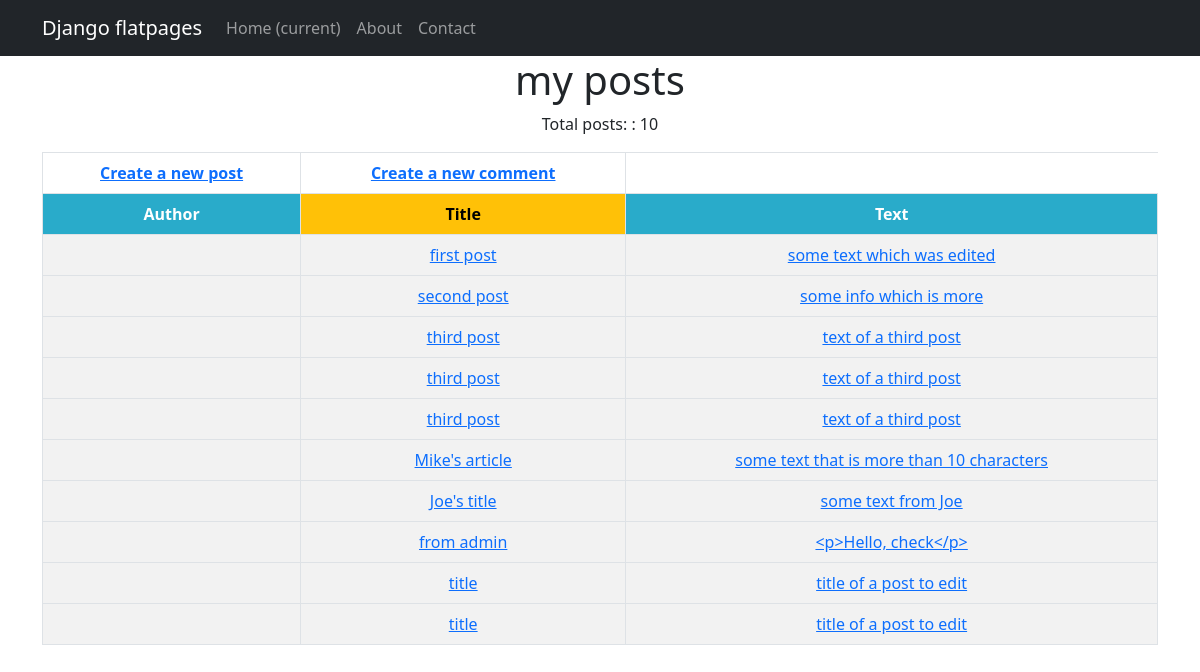
/bboard/, run on an earlier commit of the app's database.
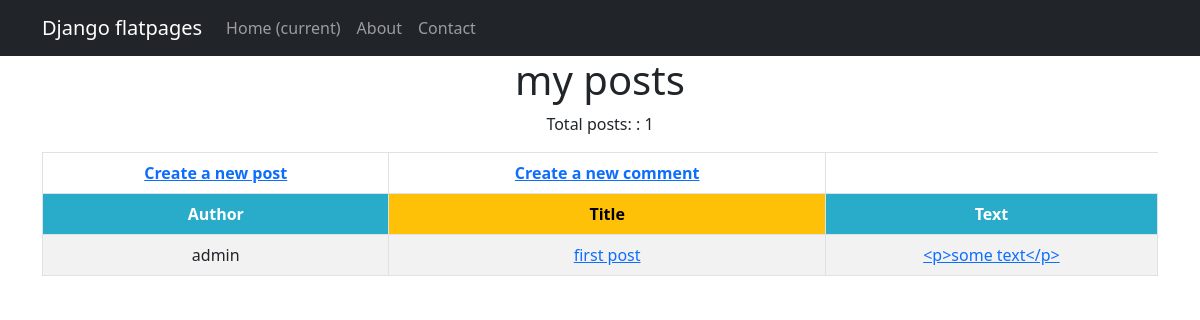
And on a later commit of the database.
### bboard/models.py (models this page shows, shortened)
class Post(models.Model):
    author = models.ForeignKey(Author, on_delete=models.CASCADE)
    title = models.CharField(max_length=255)
    text = RichTextField()
    category = models.ForeignKey('Category', on_delete=models.CASCADE)
    date = models.DateTimeField(auto_now_add=True)
    image = models.ImageField(upload_to='image/', blank=True)

class Author(models.Model):
    user = models.OneToOneField(User, on_delete=models.CASCADE)
    def __str__(self):
        return str(self.user)

### bboard/views.py (the view)
# urls.py: path('', PostList.as_view(), name='post_list'),
class PostList(ListView):
    model = Post
    template_name = 'posts.html'
    context_object_name = 'posts'

### templates/posts.html
{% extends 'flatpages/default.html' %}
{% block content %}
<h1>my posts</h1>
<p>{{ 'Total posts:' }} : {{posts | length}}</p>
  {% if posts %}
<table class="table table-bordered table-striped table-hover">
    <thead>
        <tr>
            <th><a href="{% url 'bboard:post_add' %}">Create a new post</a></th>
            <th><a href="{% url 'bboard:comment_add'   %}">Create a new comment</a></th>
        </tr>
        <tr>
            <th style="background-color: #29ABCA; color: #ffffff;">{{ 'Author' }}</th>
            <th style="background-color: #FFC107; color: #000000;">{{ 'Title' }}</th>
            <th style="background-color: #29ABCA; color: #ffffff;">{{ 'Text' }}</th>
        </tr>
    </thead>
    {% for post in posts %}
      <tbody>
        <tr>
            <td>{{ post.author }}</td>
            <td><a href="{% url 'bboard:post_detail' post.id %}">{{ post.title }}</a></td>
            <td><a href="{% url 'bboard:post_edit' post.id %}">{{ post.text }}</a></td>
        </tr>
    </tbody>
    {% endfor %}
</table>
  {% else %}
   <th><a href="{% url 'bboard:post_add' %}">Create a new post</a></th>
   <h2> No posts! </h2>
  {% endif %}
{% endblock content %}

### templates/flatpages/default.html (shortened to what this page needs)
<!DOCTYPE html>
<html lang="en">
    <head>
        {% load static %}
        <link href="{% static 'css/styles.css' %}" rel="stylesheet" />
    </head>
    <body>
        <nav class="navbar navbar-expand-lg navbar-dark bg-dark static-top">
   <div class="container">
       <a class="navbar-brand" href="#">Django flatpages</a>
       <div class="collapse navbar-collapse" id="navbarResponsive">
           <ul class="navbar-nav ml-auto">
               <li class="nav-item active">
                   <a class="nav-link" href="/bboard/">Home
                       <span class="sr-only">(current)</span>
                   </a>
               </li>
               <li class="nav-item">
                   <a class="nav-link" href="/about/">About</a>
               </li>
               <li class="nav-item">
                   <a class="nav-link" href="/contacts/">Contact</a>
               </li>
               <li class="nav-item">
                   <a class="nav-link" href="/">{{ request.user.username }}</a>
               </li>
           </ul>
       </div>
   </div>
</nav>
        <div class="container">
            <div class="row">
                <div class="col-lg-12 text-center">
                    {% block content %}
                    {% endblock content %}
                </div>
            </div>
        </div>
    </body>
</html>

What changed in the data, as far as the page shows it:
removed Post: title "second post", text "some info which is more"
removed Post: title "third post", text "text of a third post"
removed Post: title "third post", text "text of a third post"
removed Post: title "third post", text "text of a third post"
removed Post: title "Mike's article", text "some text that is more than 10 characters"
removed Post: title "Joe's title", text "some text from Joe"
removed Post: title "from admin", text "<p>Hello, check</p>"
removed Post: title "title", text "title of a post to edit"
removed Post: title "title", text "title of a post to edit"
changed Post "first post": author (not shown) → "admin"; text "some text which was edited" → "<p>some text</p>"
Also different on the page:
{{ posts | length }}: "10" → "1"
